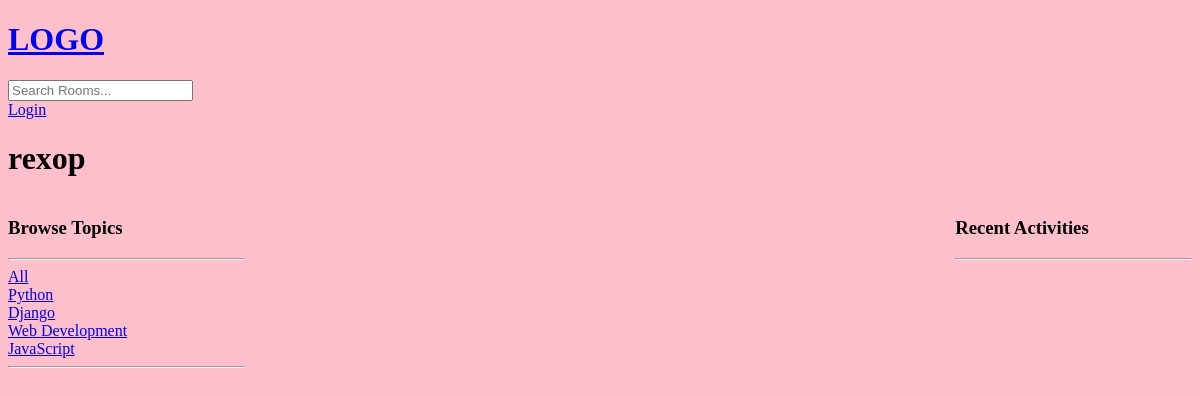
The page /profile/3/ on the database as committed earlier.
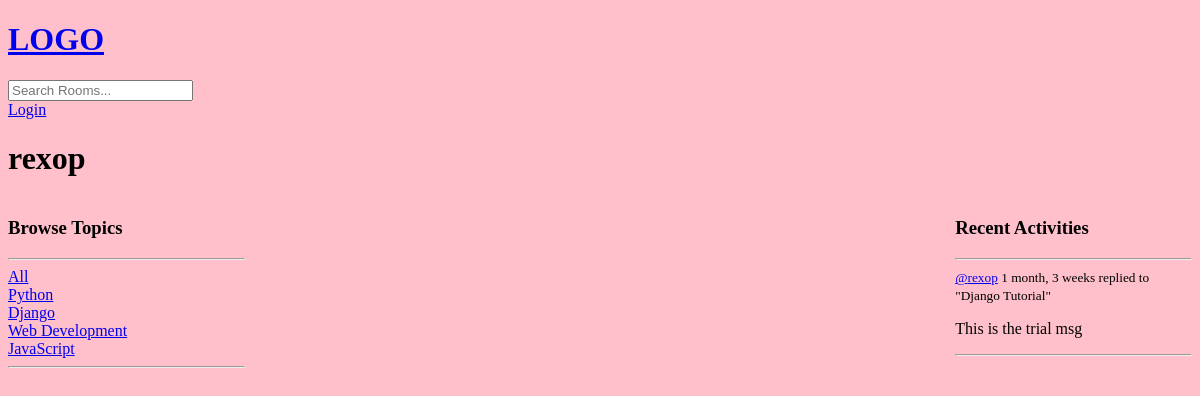
The same page on the database as committed later.
### base/models.py (models this page shows, shortened)
class Topic(models.Model):
    name = models.CharField(max_length=200)

class Message(models.Model):
    user = models.ForeignKey(User, on_delete=models.CASCADE)
    room = models.ForeignKey(Room, on_delete=models.CASCADE)
    body = models.TextField()
    updated = models.DateTimeField(auto_now=True)
    created = models.DateTimeField(auto_now_add=True)
    class Meta:
        ordering = ['-updated', '-created']

class Room(models.Model):
    host = models.ForeignKey(User, on_delete=models.SET_NULL, null=True)
    topic = models.ForeignKey(Topic, on_delete= models.SET_NULL, null=True)
    name = models.CharField(max_length=200)
    description = models.TextField(null=True, blank=True)
    participants = models.ManyToManyField(User, related_name='participants', blank=True)
    updated = models.DateTimeField(auto_now=True)
    created = models.DateTimeField(auto_now_add=True)
    class Meta:
        ordering = ['-updated', '-created']
    def __str__(self):
        return self.name

### base/views.py (the view)
# urls.py: path('profile/<str:pk>/', views.userProfile, name="userProfile"),
def userProfile(request, pk):
    user = User.objects.get(id=pk)
    rooms = user.room_set.all()
    room_messages = user.message_set.all()
    topics = Topic.objects.all()
    context = {'user' : user, 'rooms' : rooms, 'room_messages' : room_messages, 'topics' : topics }
    return render(request, 'base/profile.html', context)

### base/templates/base/profile.html (shortened to what this page needs)
{% extends 'main.html' %}
{% block content %}
<h1>{{user.username}}</h1>
<div class='profile-container'>
    <div>
        {% include 'base/topics_component.html' %}
    </div>
    <div>
    </div>
    <div>
        {% include 'base/activity_component.html' %}
    </div>
</div>
{% endblock content %}

### base/templates/base/topics_component.html
<h3>Browse Topics</h3>
        <hr>
        <div>
            <a href="{% url 'home' %}">All</a>
        </div>
        {% for topic in topics %}
        <div>
            <a href="{% url 'home' %}?q={{topic.name}}">{{topic.name}}</a>
        </div>
        {% endfor %}
        <hr>

### base/templates/base/activity_component.html (shortened to what this page needs)
<h3>Recent Activities</h3>
<hr>
{% for message in room_messages %}
<div>
    <small>
        <a href="{% url 'userProfile' message.user.id %}">@{{ message.user }}</a>
        {{ message.created|timesince }}
    </small>
    <small>replied to "{{ message.room }}"</small>
    <p>{{ message.body }}</p>
    <hr>
</div>
{% endfor %}

Rows that differ between the two databases and show on the page:
added Message: user "rexop", created "1 month, 3 weeks", room "Django Tutorial", body "This is the trial msg"
